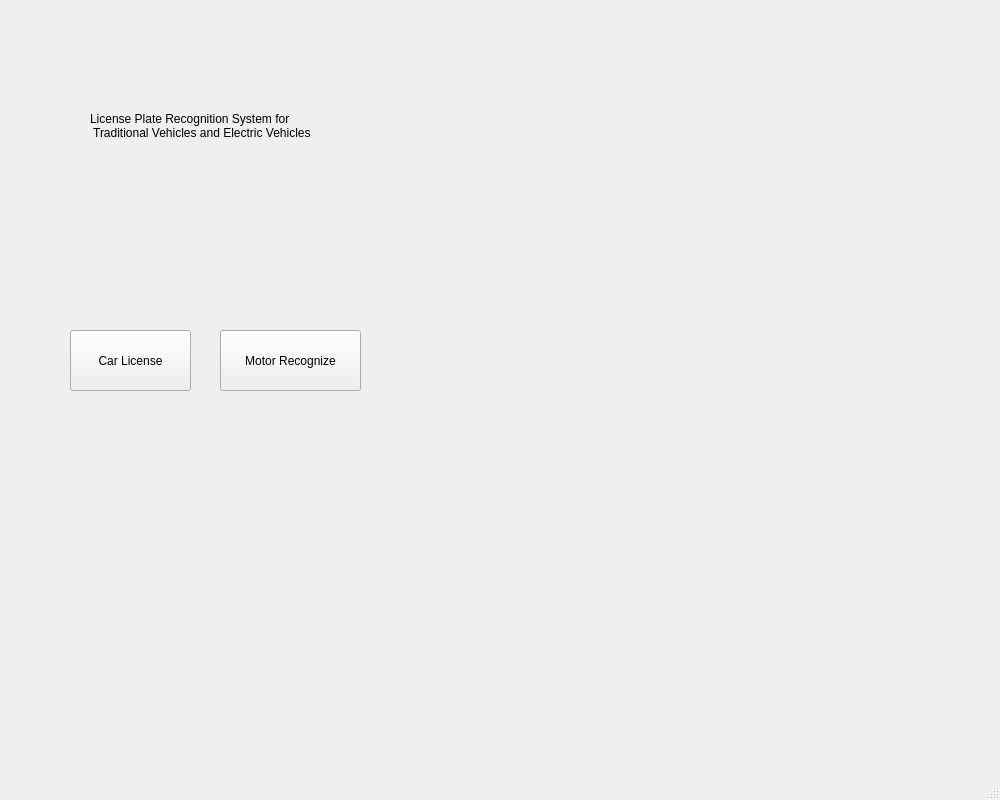
<?xml version="1.0" encoding="UTF-8"?>
<ui version="4.0">
 <class>MainWindow</class>
 <widget class="QMainWindow" name="MainWindow">
  <property name="geometry">
   <rect>
    <x>0</x>
    <y>0</y>
    <width>1000</width>
    <height>800</height>
   </rect>
  </property>
  <property name="windowTitle">
   <string>MainWindow</string>
  </property>
  <widget class="QWidget" name="centralwidget">
   <widget class="QPushButton" name="pushButton">
    <property name="geometry">
     <rect>
      <x>70</x>
      <y>330</y>
      <width>121</width>
      <height>61</height>
     </rect>
    </property>
    <property name="text">
     <string>Car License</string>
    </property>
   </widget>
   <widget class="QPushButton" name="pushButton_2">
    <property name="geometry">
     <rect>
      <x>220</x>
      <y>330</y>
      <width>141</width>
      <height>61</height>
     </rect>
    </property>
    <property name="text">
     <string>Motor Recognize</string>
    </property>
   </widget>
   <widget class="QLabel" name="label">
    <property name="geometry">
     <rect>
      <x>90</x>
      <y>80</y>
      <width>371</width>
      <height>91</height>
     </rect>
    </property>
    <property name="text">
     <string>License Plate Recognition System for 
 Traditional Vehicles and Electric Vehicles</string>
    </property>
   </widget>
  </widget>
  <widget class="QMenuBar" name="menubar">
   <property name="geometry">
    <rect>
     <x>0</x>
     <y>0</y>
     <width>800</width>
     <height>26</height>
    </rect>
   </property>
  </widget>
  <widget class="QStatusBar" name="statusbar"/>
 </widget>
 <resources/>
 <connections/>
</ui>
